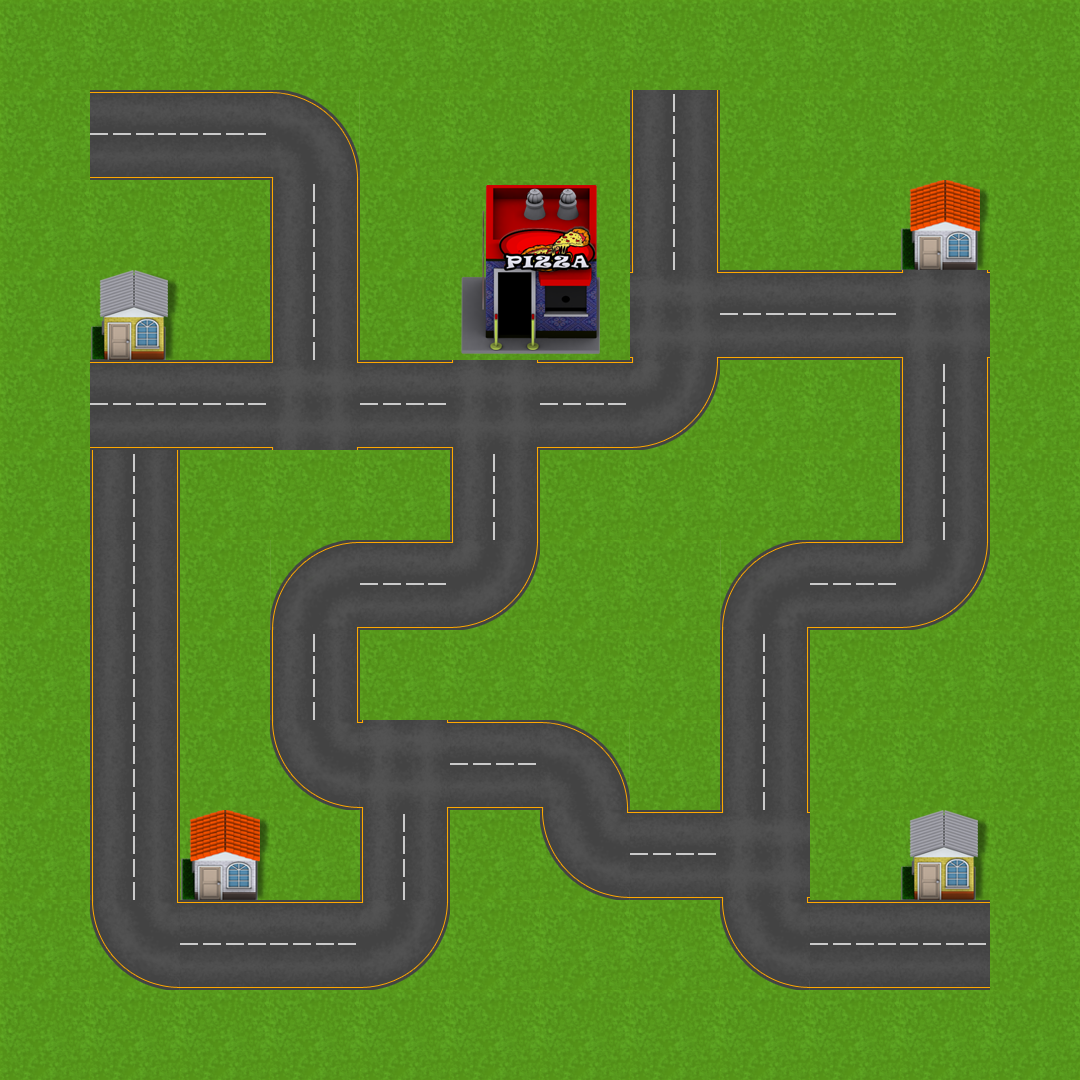

A level layout from a 2D game, rendered from its tile map. Below: a short description, then the map file with tile-grid data replaced by summaries:
An orthogonal 12x12 tile map with 90x90 px tiles, 1 tile layer (Ground) and 5 objects (4x point, start).

<map version="1.0" orientation="orthogonal" width="12" height="12" tilewidth="90" tileheight="90">
 <tileset firstgid="1" name="SokoChuy" tilewidth="90" tileheight="90" spacing="2" margin="1">
  <image source="gfx/tile.png" width="368" height="368" />
  <tile id="0">
   <properties>
    <property name="type" value="square" />
   </properties>
  </tile>
  <tile id="2">
   <properties>
    <property name="type" value="square" />
   </properties>
  </tile>
  <tile id="3">
   <properties>
    <property name="type" value="square" />
   </properties>
  </tile>
  <tile id="6">
   <properties>
    <property name="type" value="square" />
   </properties>
  </tile>
  <tile id="7">
   <properties>
    <property name="type" value="square" />
   </properties>
  </tile>
  <tile id="8">
   <properties>
    <property name="type" value="triangle d" />
   </properties>
  </tile>
  <tile id="9">
   <properties>
    <property name="type" value="triangle c" />
   </properties>
  </tile>
  <tile id="10">
   <properties>
    <property name="type" value="square" />
   </properties>
  </tile>
  <tile id="11">
   <properties>
    <property name="type" value="square" />
   </properties>
  </tile>
  <tile id="12">
   <properties>
    <property name="type" value="triangle b" />
   </properties>
  </tile>
  <tile id="13">
   <properties>
    <property name="type" value="triangle a" />
   </properties>
  </tile>
 </tileset>
 <layer name="Ground" width="12" height="12">
  <properties>
   <property name="text" value="Nyuuuu" />
  </properties>
  <data>[144 cells, 144 non-empty, 14 distinct tile ids]</data>
 </layer>
 <objectgroup name="Objects" width="12" height="12">
  <object name="point" x="897" y="270" width="90" height="90" />
  <object name="start" x="447" y="364" width="90" height="90" />
  <object name="point" x="89" y="357" width="90" height="90" />
  <object name="point" x="177" y="902" width="90" height="90" />
  <object name="point" x="896" y="899" width="90" height="90" />
 </objectgroup>
</map>
